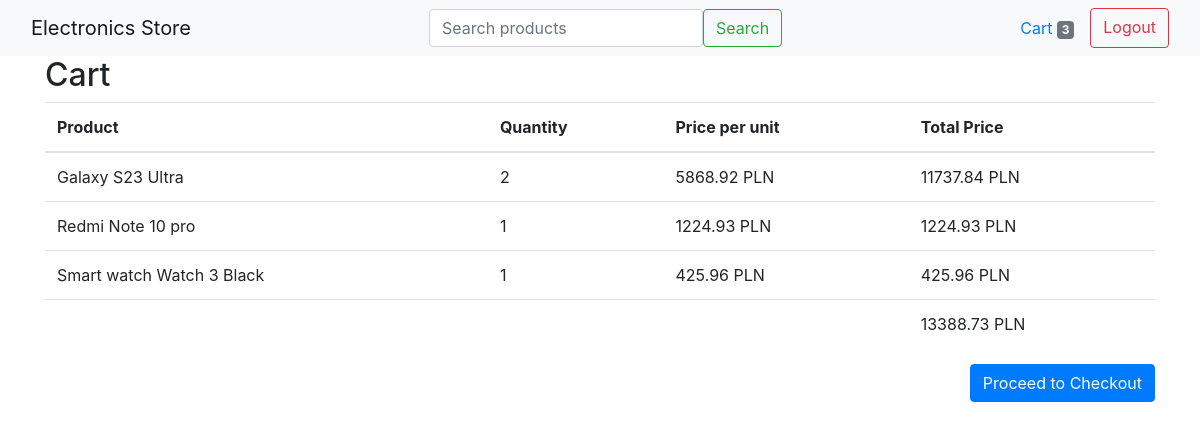
The app's page /cart (signed in) with its own data.
### main/models.py (models this page shows, shortened)
class CartItem(models.Model):
    user = models.ForeignKey(User, on_delete=models.CASCADE)
    product = models.ForeignKey(Product, on_delete=models.CASCADE)
    quantity = models.IntegerField(default=1)
    class Meta:
        verbose_name = 'Товар в кошику'
        verbose_name_plural = 'Товари в кошику'

class Product(models.Model):
    brand = models.CharField(max_length=100, verbose_name='Бренд')
    name = models.CharField(max_length=200, verbose_name='Назва')
    specifications = models.TextField(verbose_name='Характеристики')
    description = models.TextField(verbose_name='Опис')
    price = models.DecimalField(max_digits=10, decimal_places=2, verbose_name='Ціна')
    img = models.CharField(max_length=350, verbose_name='Посилання на зображення')
    class Meta:
        verbose_name = 'Товар'
        verbose_name_plural = 'Товари'

### main/views.py (the view)
# urls.py: path('cart', show_cart, name='show_cart'),
def show_cart(request):
    cart_items = CartItem.objects.filter(user=request.user)
    for item in cart_items:
        item.total_price = item.quantity * item.product.price
    total_price = sum(item.product.price * item.quantity for item in cart_items)
    return render(request, 'cart.html', {'cart_items': cart_items, 'total_price':total_price})

### templates/cart.html (shortened to what this page needs)
{% extends 'base.html' %}
{% block content %}
    <div class="container">
        <h2>Cart</h2>
        {% if cart_items %}
            <table class="table">
                <thead>
                    <tr>
                        <th>Product</th>
                        <th>Quantity</th>
                        <th>Price per unit</th>
                        <th>Total Price</th>
                    </tr>
                </thead>
                <tbody>
                    {% for item in cart_items %}
                        <tr>
                            <td>{{ item.product.name }}</td>
                            <td>{{ item.quantity }}</td>
                            <td>{{ item.product.price }} PLN</td>
                            <td>{{ item.total_price }} PLN</td>
                        </tr>
                    {% endfor %}
                        <tr>
                            <td> </td>
                            <td> </td>
                            <td> </td>
                            <td>{{total_price}} PLN</td>
                        </tr>
                </tbody>
            </table>
            <div class="text-right">
                <a href="{% url 'checkout' %}" class="btn btn-primary">Proceed to Checkout</a>
            </div>
        {% else %}
            <p>Your cart is empty.</p>
        {% endif %}
    </div>
{% endblock %}

### templates/base.html (shortened to what this page needs)
<!DOCTYPE html>
<html>
<head>
    <link href="https://maxcdn.bootstrapcdn.com/bootstrap/4.0.0/css/bootstrap.min.css" rel="stylesheet">
</head>
<body>
   <nav class="navbar navbar-expand-lg navbar-light bg-light">
    <div class="container-fluid">
        <a class="navbar-brand" href="{% url 'home' %}">Electronics Store</a>
        <form class="d-flex" method="get" action="{% url 'home' %}">
            <input class="form-control me-2" type="search" placeholder="Search products" aria-label="Search" name="q">
            <button class="btn btn-outline-success" type="submit">Search</button>
        </form>
        <div class="d-flex ms-auto">
            <a href="{% url 'show_cart' %}" class="nav-link">
                Cart
                <span class="badge badge-secondary">
                    {{ request.user.cartitem_set.count }}
                </span>
            </a>
            <a class="btn btn-outline-danger ms-3" href="/logout">Logout</a>
        </div>
    </div>
</nav>
    {% block content %}
    {% endblock %}
</body>
</html>

### records on screen
CartItem: product.name "Galaxy S23 Ultra", quantity "2", product.price "5868.92", total_price "11737.84"
CartItem: product.name "Redmi Note 10 pro", quantity "1", product.price "1224.93", total_price "1224.93"
CartItem: product.name "Smart watch Watch 3 Black", quantity "1", product.price "425.96", total_price "425.96"

### other values on screen
{{ request.user.cartitem_set.count }} "3"
{{ total_price }} "13388.73"
